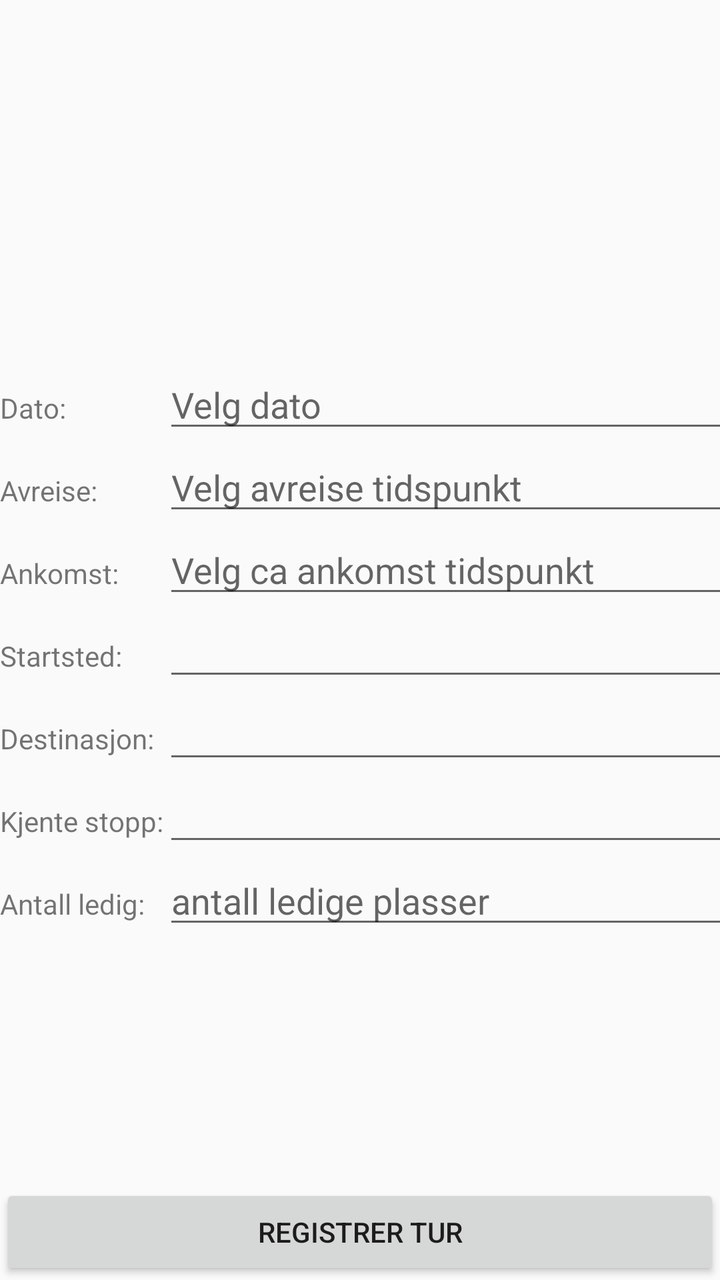
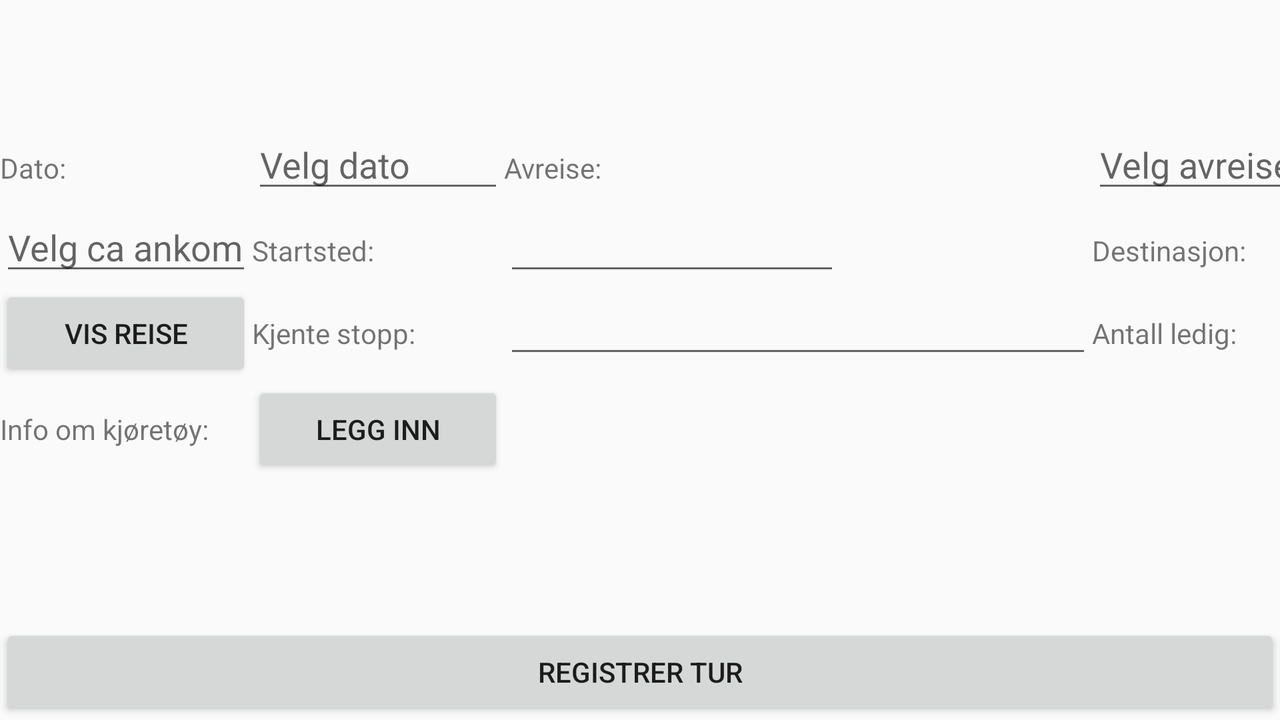

First picture: res/layout/ on a phone held upright. Second picture: the repository's own variant of that layout, on a device whose configuration matches the variant's folder. Source for both follows.
<!-- AndroidManifest.xml: application theme AppTheme -->
<!-- res/layout/activity_reg_tur.xml -->
<?xml version="1.0" encoding="utf-8"?>
<RelativeLayout xmlns:android="http://schemas.android.com/apk/res/android"
    xmlns:app="http://schemas.android.com/apk/res-auto"
    xmlns:tools="http://schemas.android.com/tools"
    android:layout_width="match_parent"
    android:layout_height="match_parent"
    tools:context="no.usn.kandidatnr1.eksamenapplikasjonsutvikling2018.RegTurActivity">

    <ImageView
        android:layout_width="match_parent"
        android:layout_height="180dp"
        android:id="@+id/reisebilde"/>

    <GridLayout
        android:layout_width="match_parent"
        android:layout_height="wrap_content"
        android:id="@+id/gridReise"
        android:layout_below="@+id/reisebilde"
        android:columnCount="3">
    <TextView
        android:id="@+id/datoTekst"
        android:layout_width="wrap_content"
        android:layout_height="wrap_content"
        android:text="Dato:"
        />

    <EditText
        android:id="@+id/nyDato"
        android:layout_width="wrap_content"
        android:layout_height="wrap_content"
        android:inputType="date"
        android:ems="14"
        android:clickable="true"
        android:layout_columnSpan="2"
        android:hint="Velg dato"
        android:focusable="false"
        />

    <TextView
        android:id="@+id/avreise"
        android:layout_width="wrap_content"
        android:layout_height="wrap_content"
        android:text="Avreise:"
         />

    <EditText
        android:id="@+id/avreiseTekst"
        android:layout_width="wrap_content"
        android:layout_height="wrap_content"
        android:ems="14"
        android:inputType="time"
        android:hint="Velg avreise tidspunkt"
        android:clickable="true"
        android:layout_columnSpan="2"
        android:focusable="false" />

        <TextView
            android:id="@+id/ankomst"
            android:layout_width="wrap_content"
            android:layout_height="wrap_content"
            android:text="Ankomst:"
            />

        <EditText
            android:id="@+id/ankomstTekst"
            android:layout_width="wrap_content"
            android:layout_height="wrap_content"
            android:ems="14"
            android:hint="Velg ca ankomst tidspunkt"
            android:inputType="time"
            android:clickable="true"
            android:layout_columnSpan="2"
            android:focusable="false" />

        <TextView
            android:id="@+id/start"
            android:layout_width="wrap_content"
            android:layout_height="wrap_content"
            android:text="Startsted:"
            />

        <EditText
            android:id="@+id/startTekst"
            android:layout_width="wrap_content"
            android:layout_height="wrap_content"
            android:ems="14"
            android:layout_columnSpan="2"
            android:inputType="text" />
        <TextView
            android:id="@+id/slutt"
            android:layout_width="wrap_content"
            android:layout_height="wrap_content"
            android:text="Destinasjon:"
            />

        <EditText
            android:id="@+id/sluttTekst"
            android:layout_width="wrap_content"
            android:layout_height="wrap_content"
            android:ems="14"
            android:inputType="text"
            android:layout_columnSpan="2"/>
        <TextView
            android:id="@+id/stopp"
            android:layout_width="wrap_content"
            android:layout_height="wrap_content"
            android:text="Kjente stopp:"
            />

        <EditText
            android:id="@+id/stoppTekst"
            android:layout_width="wrap_content"
            android:layout_height="wrap_content"
            android:ems="14"
            android:layout_columnSpan="2"
            android:inputType="text" />
        <TextView
        android:id="@+id/ledig"
        android:layout_width="wrap_content"
        android:layout_height="wrap_content"
        android:text="Antall ledig:"
        />

        <EditText
            android:id="@+id/ledigTekst"
            android:layout_width="wrap_content"
            android:layout_height="wrap_content"
            android:ems="14"
            android:hint="antall ledige plasser"
            android:layout_columnSpan="2"
            android:inputType="number"
            />
    </GridLayout>
    <Button
        android:id="@+id/registrerTur"
        android:layout_width="match_parent"
        android:layout_height="wrap_content"
        android:layout_alignParentBottom="true"
        android:text="Registrer tur"

        />
</RelativeLayout>
<!-- resources referenced by this layout -->
<resources>
  <style name="AppTheme" parent="Theme.AppCompat.Light.DarkActionBar">
          
          <item name="colorPrimary">@color/colorPrimary</item>
          <item name="colorPrimaryDark">@color/colorPrimaryDark</item>
          <item name="colorAccent">@color/colorAccent</item>
      </style>
</resources>
<!-- res/layout-land/activity_reg_tur.xml (the author's variant of the layout above) -->
<!-- drawn on the phone turned sideways -->
<?xml version="1.0" encoding="utf-8"?>
<RelativeLayout xmlns:android="http://schemas.android.com/apk/res/android"
    xmlns:app="http://schemas.android.com/apk/res-auto"
    xmlns:tools="http://schemas.android.com/tools"
    android:layout_width="match_parent"
    android:layout_height="match_parent"
    tools:context="no.usn.kandidatnr1.eksamenapplikasjonsutvikling2018.RegTurActivity">

    <ImageView
        android:layout_width="match_parent"
        android:layout_height="60dp"
        android:id="@+id/reisebilde"/>

    <GridLayout
        android:layout_width="match_parent"
        android:layout_height="wrap_content"
        android:id="@+id/gridReise"
        android:layout_below="@+id/reisebilde"
        android:columnCount="5"
        >
    <TextView
        android:id="@+id/datoTekst"
        android:layout_width="wrap_content"
        android:layout_height="wrap_content"
        android:text="Dato:"
        />

    <EditText
        android:id="@+id/nyDato"
        android:layout_width="wrap_content"
        android:layout_height="wrap_content"
        android:inputType="date"
        android:ems="6"
        android:clickable="true"
        android:hint="Velg dato"
        android:focusable="true"
        />

    <TextView
        android:id="@+id/avreise"
        android:layout_width="wrap_content"
        android:layout_height="wrap_content"
        android:text="Avreise:"
         />

    <EditText
        android:id="@+id/avreiseTekst"
        android:layout_width="wrap_content"
        android:layout_height="wrap_content"
        android:ems="14"
        android:inputType="time"
        android:hint="Velg avreise tidspunkt"
        android:clickable="false"


         />

        <TextView
            android:id="@+id/ankomst"
            android:layout_width="wrap_content"
            android:layout_height="wrap_content"
            android:text="Ankomst:"
            />

        <EditText
            android:id="@+id/ankomstTekst"
            android:layout_width="wrap_content"
            android:layout_height="wrap_content"
            android:ems="6"
            android:hint="Velg ca ankomst tidspunkt"
            android:inputType="time"
            android:clickable="false"

            />

        <TextView
            android:id="@+id/start"
            android:layout_width="wrap_content"
            android:layout_height="wrap_content"
            android:text="Startsted:"
            />

        <EditText
            android:id="@+id/startTekst"
            android:layout_width="wrap_content"
            android:layout_height="wrap_content"
            android:ems="8"

            android:inputType="text" />
        <TextView
            android:id="@+id/slutt"
            android:layout_width="wrap_content"
            android:layout_height="wrap_content"
            android:text="Destinasjon:"
            />

        <EditText
            android:id="@+id/sluttTekst"
            android:layout_width="wrap_content"
            android:layout_height="wrap_content"
            android:ems="8"
            android:inputType="text" />
        <Button
            android:id="@+id/visKart"
            android:layout_width="0dp"
            android:layout_height="wrap_content"
            android:text="Vis reise"
            android:layout_gravity="fill_horizontal"

            />
        <TextView
            android:id="@+id/stopp"
            android:layout_width="wrap_content"
            android:layout_height="wrap_content"
            android:text="Kjente stopp:"
            />

        <EditText
            android:id="@+id/stoppTekst"
            android:layout_width="wrap_content"
            android:layout_height="wrap_content"
            android:ems="14"
            android:inputType="text" />
        <TextView
        android:id="@+id/ledig"
        android:layout_width="wrap_content"
        android:layout_height="wrap_content"
        android:text="Antall ledig:"
        />

        <EditText
            android:id="@+id/ledigTekst"
            android:layout_width="wrap_content"
            android:layout_height="wrap_content"
            android:ems="14"
            android:hint="antall ledige plasser"
            android:inputType="number"
            />
        <TextView
            android:id="@+id/kjøretøy"
            android:layout_width="wrap_content"
            android:layout_height="wrap_content"
            android:text="Info om kjøretøy:"

            />

        <Button
            android:id="@+id/btnKjøretøy"
            android:layout_width="0dp"
            android:layout_height="wrap_content"
            android:text="Legg inn"
            android:layout_gravity="fill_horizontal"
            />
    </GridLayout>
    <Button
        android:id="@+id/registrerTur"
        android:layout_width="match_parent"
        android:layout_height="wrap_content"
        android:layout_alignParentBottom="true"
        android:text="Registrer tur"

        />
</RelativeLayout>
